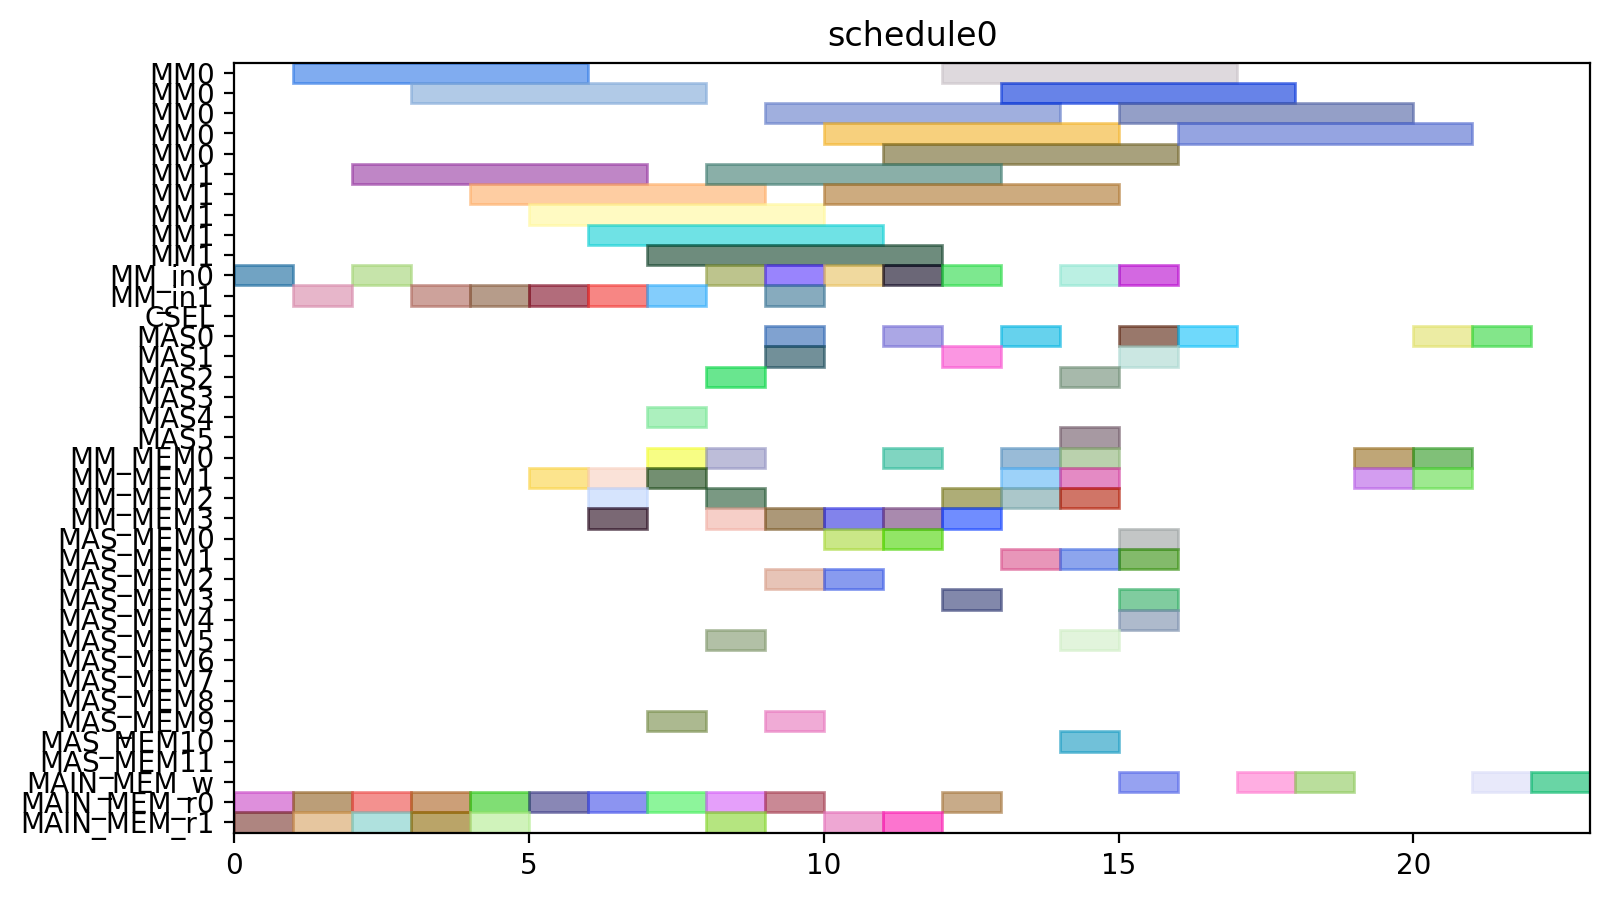

Here is the Python script that generated this plot:
from pyschedule import Scenario, solvers, plotters, alt


def solve():
	horizon = 120
	S = Scenario("schedule0", horizon=horizon)

	# resource
	MM = S.Resources('MM', num=2, size=5)
	MM_in = S.Resources('MM_in', num=2)
	CSEL = S.Resource('CSEL')
	MAS = S.Resources('MAS', num=6, size=1, periods=range(1, horizon))
	MM_MEM = S.Resources('MM_MEM', num=4)
	MAS_MEM = S.Resources('MAS_MEM', num=12)
	MAIN_MEM_w = S.Resource('MAIN_MEM_w', size=1)
	MAIN_MEM_r = S.Resources('MAIN_MEM_r', num=2)

	# result of previous scheduling

	# new tasks
	t0 = S.Task('t0', length=5, delay_cost=1)
	t0 += alt(MM)
	t0_in = S.Task('t0_in', length=1, delay_cost=1)
	t0_in += alt(MM_in)
	S += t0_in*MM_in[0]<=t0*MM[0]
	S += t0_in*MM_in[1]<=t0*MM[1]
	t0_mem0 = S.Task('t0_mem0', length=1, delay_cost=1)
	t0_mem0 += MAIN_MEM_r[0]
	S += t0_mem0 <= t0

	t0_mem1 = S.Task('t0_mem1', length=1, delay_cost=1)
	t0_mem1 += MAIN_MEM_r[1]
	S += t0_mem1 <= t0

	t1 = S.Task('t1', length=5, delay_cost=1)
	t1 += alt(MM)
	t1_in = S.Task('t1_in', length=1, delay_cost=1)
	t1_in += alt(MM_in)
	S += t1_in*MM_in[0]<=t1*MM[0]
	S += t1_in*MM_in[1]<=t1*MM[1]
	t1_mem0 = S.Task('t1_mem0', length=1, delay_cost=1)
	t1_mem0 += MAIN_MEM_r[0]
	S += t1_mem0 <= t1

	t1_mem1 = S.Task('t1_mem1', length=1, delay_cost=1)
	t1_mem1 += MAIN_MEM_r[1]
	S += t1_mem1 <= t1

	t2 = S.Task('t2', length=5, delay_cost=1)
	t2 += alt(MM)
	t2_in = S.Task('t2_in', length=1, delay_cost=1)
	t2_in += alt(MM_in)
	S += t2_in*MM_in[0]<=t2*MM[0]
	S += t2_in*MM_in[1]<=t2*MM[1]
	t2_mem0 = S.Task('t2_mem0', length=1, delay_cost=1)
	t2_mem0 += MAIN_MEM_r[0]
	S += t2_mem0 <= t2

	t2_mem1 = S.Task('t2_mem1', length=1, delay_cost=1)
	t2_mem1 += MAIN_MEM_r[1]
	S += t2_mem1 <= t2

	t3 = S.Task('t3', length=5, delay_cost=1)
	t3 += alt(MM)
	t3_in = S.Task('t3_in', length=1, delay_cost=1)
	t3_in += alt(MM_in)
	S += t3_in*MM_in[0]<=t3*MM[0]
	S += t3_in*MM_in[1]<=t3*MM[1]
	t3_mem0 = S.Task('t3_mem0', length=1, delay_cost=1)
	t3_mem0 += MAIN_MEM_r[0]
	S += t3_mem0 <= t3

	t3_mem1 = S.Task('t3_mem1', length=1, delay_cost=1)
	t3_mem1 += MAIN_MEM_r[1]
	S += t3_mem1 <= t3

	t5 = S.Task('t5', length=5, delay_cost=1)
	t5 += alt(MM)
	t5_in = S.Task('t5_in', length=1, delay_cost=1)
	t5_in += alt(MM_in)
	S += t5_in*MM_in[0]<=t5*MM[0]
	S += t5_in*MM_in[1]<=t5*MM[1]
	t5_mem0 = S.Task('t5_mem0', length=1, delay_cost=1)
	t5_mem0 += MAIN_MEM_r[0]
	S += t5_mem0 <= t5

	t5_mem1 = S.Task('t5_mem1', length=1, delay_cost=1)
	t5_mem1 += MAIN_MEM_r[1]
	S += t5_mem1 <= t5

	t23 = S.Task('t23', length=5, delay_cost=1)
	t23 += alt(MM)
	t23_in = S.Task('t23_in', length=1, delay_cost=1)
	t23_in += alt(MM_in)
	S += t23_in*MM_in[0]<=t23*MM[0]
	S += t23_in*MM_in[1]<=t23*MM[1]
	t23_mem0 = S.Task('t23_mem0', length=1, delay_cost=1)
	t23_mem0 += MAIN_MEM_r[0]
	S += t23_mem0 <= t23

	t23_mem1 = S.Task('t23_mem1', length=1, delay_cost=1)
	t23_mem1 += MAIN_MEM_r[1]
	S += t23_mem1 <= t23

	t4 = S.Task('t4', length=1, delay_cost=1)
	t4 += alt(MAS)
	t4_mem0 = S.Task('t4_mem0', length=1, delay_cost=1)
	t4_mem0 += alt(MM_MEM)
	S += (t3*MM[0])-1 < t4_mem0*MM_MEM[0]
	S += (t3*MM[1])-1 < t4_mem0*MM_MEM[2]
	S += t4_mem0 <= t4

	t4_mem1 = S.Task('t4_mem1', length=1, delay_cost=1)
	t4_mem1 += alt(MM_MEM)
	S += (t3*MM[0])-1 < t4_mem1*MM_MEM[1]
	S += (t3*MM[1])-1 < t4_mem1*MM_MEM[3]
	S += t4_mem1 <= t4

	t6 = S.Task('t6', length=1, delay_cost=1)
	t6 += alt(MAS)
	t6_mem0 = S.Task('t6_mem0', length=1, delay_cost=1)
	t6_mem0 += alt(MM_MEM)
	S += (t5*MM[0])-1 < t6_mem0*MM_MEM[0]
	S += (t5*MM[1])-1 < t6_mem0*MM_MEM[2]
	S += t6_mem0 <= t6

	t6_mem1 = S.Task('t6_mem1', length=1, delay_cost=1)
	t6_mem1 += alt(MM_MEM)
	S += (t5*MM[0])-1 < t6_mem1*MM_MEM[1]
	S += (t5*MM[1])-1 < t6_mem1*MM_MEM[3]
	S += t6_mem1 <= t6

	t8 = S.Task('t8', length=5, delay_cost=1)
	t8 += alt(MM)
	t8_in = S.Task('t8_in', length=1, delay_cost=1)
	t8_in += alt(MM_in)
	S += t8_in*MM_in[0]<=t8*MM[0]
	S += t8_in*MM_in[1]<=t8*MM[1]
	t8_mem0 = S.Task('t8_mem0', length=1, delay_cost=1)
	t8_mem0 += MAIN_MEM_r[0]
	S += t8_mem0 <= t8

	t8_mem1 = S.Task('t8_mem1', length=1, delay_cost=1)
	t8_mem1 += alt(MM_MEM)
	S += (t2*MM[0])-1 < t8_mem1*MM_MEM[1]
	S += (t2*MM[1])-1 < t8_mem1*MM_MEM[3]
	S += t8_mem1 <= t8

	t15 = S.Task('t15', length=5, delay_cost=1)
	t15 += alt(MM)
	t15_in = S.Task('t15_in', length=1, delay_cost=1)
	t15_in += alt(MM_in)
	S += t15_in*MM_in[0]<=t15*MM[0]
	S += t15_in*MM_in[1]<=t15*MM[1]
	t15_mem0 = S.Task('t15_mem0', length=1, delay_cost=1)
	t15_mem0 += MAIN_MEM_r[0]
	S += t15_mem0 <= t15

	t15_mem1 = S.Task('t15_mem1', length=1, delay_cost=1)
	t15_mem1 += alt(MM_MEM)
	S += (t2*MM[0])-1 < t15_mem1*MM_MEM[1]
	S += (t2*MM[1])-1 < t15_mem1*MM_MEM[3]
	S += t15_mem1 <= t15

	t19 = S.Task('t19', length=1, delay_cost=1)
	t19 += alt(MAS)
	t19_mem0 = S.Task('t19_mem0', length=1, delay_cost=1)
	t19_mem0 += alt(MM_MEM)
	S += (t0*MM[0])-1 < t19_mem0*MM_MEM[0]
	S += (t0*MM[1])-1 < t19_mem0*MM_MEM[2]
	S += t19_mem0 <= t19

	t19_mem1 = S.Task('t19_mem1', length=1, delay_cost=1)
	t19_mem1 += alt(MM_MEM)
	S += (t0*MM[0])-1 < t19_mem1*MM_MEM[1]
	S += (t0*MM[1])-1 < t19_mem1*MM_MEM[3]
	S += t19_mem1 <= t19

	t24 = S.Task('t24', length=1, delay_cost=1)
	t24 += alt(MAS)
	t24_mem0 = S.Task('t24_mem0', length=1, delay_cost=1)
	t24_mem0 += alt(MM_MEM)
	S += (t23*MM[0])-1 < t24_mem0*MM_MEM[0]
	S += (t23*MM[1])-1 < t24_mem0*MM_MEM[2]
	S += t24_mem0 <= t24

	t24_mem1 = S.Task('t24_mem1', length=1, delay_cost=1)
	t24_mem1 += alt(MM_MEM)
	S += (t23*MM[0])-1 < t24_mem1*MM_MEM[1]
	S += (t23*MM[1])-1 < t24_mem1*MM_MEM[3]
	S += t24_mem1 <= t24

	t7 = S.Task('t7', length=5, delay_cost=1)
	t7 += alt(MM)
	t7_in = S.Task('t7_in', length=1, delay_cost=1)
	t7_in += alt(MM_in)
	S += t7_in*MM_in[0]<=t7*MM[0]
	S += t7_in*MM_in[1]<=t7*MM[1]
	t7_mem0 = S.Task('t7_mem0', length=1, delay_cost=1)
	t7_mem0 += MAIN_MEM_r[0]
	S += t7_mem0 <= t7

	t7_mem1 = S.Task('t7_mem1', length=1, delay_cost=1)
	t7_mem1 += alt(MAS_MEM)
	S += (t6*MAS[0])-1 < t7_mem1*MAS_MEM[1]
	S += (t6*MAS[1])-1 < t7_mem1*MAS_MEM[3]
	S += (t6*MAS[2])-1 < t7_mem1*MAS_MEM[5]
	S += (t6*MAS[3])-1 < t7_mem1*MAS_MEM[7]
	S += (t6*MAS[4])-1 < t7_mem1*MAS_MEM[9]
	S += (t6*MAS[5])-1 < t7_mem1*MAS_MEM[11]
	S += t7_mem1 <= t7

	t14 = S.Task('t14', length=5, delay_cost=1)
	t14 += alt(MM)
	t14_in = S.Task('t14_in', length=1, delay_cost=1)
	t14_in += alt(MM_in)
	S += t14_in*MM_in[0]<=t14*MM[0]
	S += t14_in*MM_in[1]<=t14*MM[1]
	S += 0<t14

	t14_w = S.Task('t14_w', length=1, delay_cost=1)
	t14_w += alt(MAIN_MEM_w)
	S += t14 <= t14_w

	t14_mem0 = S.Task('t14_mem0', length=1, delay_cost=1)
	t14_mem0 += MAIN_MEM_r[0]
	S += t14_mem0 <= t14

	t14_mem1 = S.Task('t14_mem1', length=1, delay_cost=1)
	t14_mem1 += alt(MAS_MEM)
	S += (t6*MAS[0])-1 < t14_mem1*MAS_MEM[1]
	S += (t6*MAS[1])-1 < t14_mem1*MAS_MEM[3]
	S += (t6*MAS[2])-1 < t14_mem1*MAS_MEM[5]
	S += (t6*MAS[3])-1 < t14_mem1*MAS_MEM[7]
	S += (t6*MAS[4])-1 < t14_mem1*MAS_MEM[9]
	S += (t6*MAS[5])-1 < t14_mem1*MAS_MEM[11]
	S += t14_mem1 <= t14

	t16 = S.Task('t16', length=1, delay_cost=1)
	t16 += alt(MAS)
	t16_mem0 = S.Task('t16_mem0', length=1, delay_cost=1)
	t16_mem0 += alt(MM_MEM)
	S += (t0*MM[0])-1 < t16_mem0*MM_MEM[0]
	S += (t0*MM[1])-1 < t16_mem0*MM_MEM[2]
	S += t16_mem0 <= t16

	t16_mem1 = S.Task('t16_mem1', length=1, delay_cost=1)
	t16_mem1 += alt(MM_MEM)
	S += (t15*MM[0])-1 < t16_mem1*MM_MEM[1]
	S += (t15*MM[1])-1 < t16_mem1*MM_MEM[3]
	S += t16_mem1 <= t16

	t20 = S.Task('t20', length=1, delay_cost=1)
	t20 += alt(MAS)
	t20_mem0 = S.Task('t20_mem0', length=1, delay_cost=1)
	t20_mem0 += alt(MM_MEM)
	S += (t0*MM[0])-1 < t20_mem0*MM_MEM[0]
	S += (t0*MM[1])-1 < t20_mem0*MM_MEM[2]
	S += t20_mem0 <= t20

	t20_mem1 = S.Task('t20_mem1', length=1, delay_cost=1)
	t20_mem1 += alt(MAS_MEM)
	S += (t19*MAS[0])-1 < t20_mem1*MAS_MEM[1]
	S += (t19*MAS[1])-1 < t20_mem1*MAS_MEM[3]
	S += (t19*MAS[2])-1 < t20_mem1*MAS_MEM[5]
	S += (t19*MAS[3])-1 < t20_mem1*MAS_MEM[7]
	S += (t19*MAS[4])-1 < t20_mem1*MAS_MEM[9]
	S += (t19*MAS[5])-1 < t20_mem1*MAS_MEM[11]
	S += t20_mem1 <= t20

	t25 = S.Task('t25', length=5, delay_cost=1)
	t25 += alt(MM)
	t25_in = S.Task('t25_in', length=1, delay_cost=1)
	t25_in += alt(MM_in)
	S += t25_in*MM_in[0]<=t25*MM[0]
	S += t25_in*MM_in[1]<=t25*MM[1]
	t25_mem0 = S.Task('t25_mem0', length=1, delay_cost=1)
	t25_mem0 += alt(MAS_MEM)
	S += (t24*MAS[0])-1 < t25_mem0*MAS_MEM[0]
	S += (t24*MAS[1])-1 < t25_mem0*MAS_MEM[2]
	S += (t24*MAS[2])-1 < t25_mem0*MAS_MEM[4]
	S += (t24*MAS[3])-1 < t25_mem0*MAS_MEM[6]
	S += (t24*MAS[4])-1 < t25_mem0*MAS_MEM[8]
	S += (t24*MAS[5])-1 < t25_mem0*MAS_MEM[10]
	S += t25_mem0 <= t25

	t25_mem1 = S.Task('t25_mem1', length=1, delay_cost=1)
	t25_mem1 += MAIN_MEM_r[1]
	S += t25_mem1 <= t25

	t26 = S.Task('t26', length=5, delay_cost=1)
	t26 += alt(MM)
	t26_in = S.Task('t26_in', length=1, delay_cost=1)
	t26_in += alt(MM_in)
	S += t26_in*MM_in[0]<=t26*MM[0]
	S += t26_in*MM_in[1]<=t26*MM[1]
	t26_mem0 = S.Task('t26_mem0', length=1, delay_cost=1)
	t26_mem0 += alt(MAS_MEM)
	S += (t24*MAS[0])-1 < t26_mem0*MAS_MEM[0]
	S += (t24*MAS[1])-1 < t26_mem0*MAS_MEM[2]
	S += (t24*MAS[2])-1 < t26_mem0*MAS_MEM[4]
	S += (t24*MAS[3])-1 < t26_mem0*MAS_MEM[6]
	S += (t24*MAS[4])-1 < t26_mem0*MAS_MEM[8]
	S += (t24*MAS[5])-1 < t26_mem0*MAS_MEM[10]
	S += t26_mem0 <= t26

	t26_mem1 = S.Task('t26_mem1', length=1, delay_cost=1)
	t26_mem1 += alt(MM_MEM)
	S += (t1*MM[0])-1 < t26_mem1*MM_MEM[1]
	S += (t1*MM[1])-1 < t26_mem1*MM_MEM[3]
	S += t26_mem1 <= t26

	t9 = S.Task('t9', length=1, delay_cost=1)
	t9 += alt(MAS)
	t9_mem0 = S.Task('t9_mem0', length=1, delay_cost=1)
	t9_mem0 += alt(MM_MEM)
	S += (t7*MM[0])-1 < t9_mem0*MM_MEM[0]
	S += (t7*MM[1])-1 < t9_mem0*MM_MEM[2]
	S += t9_mem0 <= t9

	t9_mem1 = S.Task('t9_mem1', length=1, delay_cost=1)
	t9_mem1 += alt(MM_MEM)
	S += (t8*MM[0])-1 < t9_mem1*MM_MEM[1]
	S += (t8*MM[1])-1 < t9_mem1*MM_MEM[3]
	S += t9_mem1 <= t9

	t17 = S.Task('t17', length=5, delay_cost=1)
	t17 += alt(MM)
	t17_in = S.Task('t17_in', length=1, delay_cost=1)
	t17_in += alt(MM_in)
	S += t17_in*MM_in[0]<=t17*MM[0]
	S += t17_in*MM_in[1]<=t17*MM[1]
	S += 0<t17

	t17_w = S.Task('t17_w', length=1, delay_cost=1)
	t17_w += alt(MAIN_MEM_w)
	S += t17 <= t17_w

	t17_mem0 = S.Task('t17_mem0', length=1, delay_cost=1)
	t17_mem0 += MAIN_MEM_r[0]
	S += t17_mem0 <= t17

	t17_mem1 = S.Task('t17_mem1', length=1, delay_cost=1)
	t17_mem1 += alt(MAS_MEM)
	S += (t16*MAS[0])-1 < t17_mem1*MAS_MEM[1]
	S += (t16*MAS[1])-1 < t17_mem1*MAS_MEM[3]
	S += (t16*MAS[2])-1 < t17_mem1*MAS_MEM[5]
	S += (t16*MAS[3])-1 < t17_mem1*MAS_MEM[7]
	S += (t16*MAS[4])-1 < t17_mem1*MAS_MEM[9]
	S += (t16*MAS[5])-1 < t17_mem1*MAS_MEM[11]
	S += t17_mem1 <= t17

	t21 = S.Task('t21', length=1, delay_cost=1)
	t21 += alt(MAS)
	t21_mem0 = S.Task('t21_mem0', length=1, delay_cost=1)
	t21_mem0 += alt(MAS_MEM)
	S += (t20*MAS[0])-1 < t21_mem0*MAS_MEM[0]
	S += (t20*MAS[1])-1 < t21_mem0*MAS_MEM[2]
	S += (t20*MAS[2])-1 < t21_mem0*MAS_MEM[4]
	S += (t20*MAS[3])-1 < t21_mem0*MAS_MEM[6]
	S += (t20*MAS[4])-1 < t21_mem0*MAS_MEM[8]
	S += (t20*MAS[5])-1 < t21_mem0*MAS_MEM[10]
	S += t21_mem0 <= t21

	t21_mem1 = S.Task('t21_mem1', length=1, delay_cost=1)
	t21_mem1 += alt(MM_MEM)
	S += (t15*MM[0])-1 < t21_mem1*MM_MEM[1]
	S += (t15*MM[1])-1 < t21_mem1*MM_MEM[3]
	S += t21_mem1 <= t21

	t27 = S.Task('t27', length=1, delay_cost=1)
	t27 += alt(MAS)
	t27_mem0 = S.Task('t27_mem0', length=1, delay_cost=1)
	t27_mem0 += alt(MM_MEM)
	S += (t26*MM[0])-1 < t27_mem0*MM_MEM[0]
	S += (t26*MM[1])-1 < t27_mem0*MM_MEM[2]
	S += t27_mem0 <= t27

	t27_mem1 = S.Task('t27_mem1', length=1, delay_cost=1)
	t27_mem1 += alt(MM_MEM)
	S += (t26*MM[0])-1 < t27_mem1*MM_MEM[1]
	S += (t26*MM[1])-1 < t27_mem1*MM_MEM[3]
	S += t27_mem1 <= t27

	t10 = S.Task('t10', length=1, delay_cost=1)
	t10 += alt(MAS)
	t10_mem0 = S.Task('t10_mem0', length=1, delay_cost=1)
	t10_mem0 += alt(MM_MEM)
	S += (t1*MM[0])-1 < t10_mem0*MM_MEM[0]
	S += (t1*MM[1])-1 < t10_mem0*MM_MEM[2]
	S += t10_mem0 <= t10

	t10_mem1 = S.Task('t10_mem1', length=1, delay_cost=1)
	t10_mem1 += alt(MAS_MEM)
	S += (t9*MAS[0])-1 < t10_mem1*MAS_MEM[1]
	S += (t9*MAS[1])-1 < t10_mem1*MAS_MEM[3]
	S += (t9*MAS[2])-1 < t10_mem1*MAS_MEM[5]
	S += (t9*MAS[3])-1 < t10_mem1*MAS_MEM[7]
	S += (t9*MAS[4])-1 < t10_mem1*MAS_MEM[9]
	S += (t9*MAS[5])-1 < t10_mem1*MAS_MEM[11]
	S += t10_mem1 <= t10

	t11 = S.Task('t11', length=1, delay_cost=1)
	t11 += alt(MAS)
	t11_mem0 = S.Task('t11_mem0', length=1, delay_cost=1)
	t11_mem0 += alt(MM_MEM)
	S += (t1*MM[0])-1 < t11_mem0*MM_MEM[0]
	S += (t1*MM[1])-1 < t11_mem0*MM_MEM[2]
	S += t11_mem0 <= t11

	t11_mem1 = S.Task('t11_mem1', length=1, delay_cost=1)
	t11_mem1 += alt(MAS_MEM)
	S += (t9*MAS[0])-1 < t11_mem1*MAS_MEM[1]
	S += (t9*MAS[1])-1 < t11_mem1*MAS_MEM[3]
	S += (t9*MAS[2])-1 < t11_mem1*MAS_MEM[5]
	S += (t9*MAS[3])-1 < t11_mem1*MAS_MEM[7]
	S += (t9*MAS[4])-1 < t11_mem1*MAS_MEM[9]
	S += (t9*MAS[5])-1 < t11_mem1*MAS_MEM[11]
	S += t11_mem1 <= t11

	t22 = S.Task('t22', length=5, delay_cost=1)
	t22 += alt(MM)
	t22_in = S.Task('t22_in', length=1, delay_cost=1)
	t22_in += alt(MM_in)
	S += t22_in*MM_in[0]<=t22*MM[0]
	S += t22_in*MM_in[1]<=t22*MM[1]
	t22_mem0 = S.Task('t22_mem0', length=1, delay_cost=1)
	t22_mem0 += alt(MAS_MEM)
	S += (t21*MAS[0])-1 < t22_mem0*MAS_MEM[0]
	S += (t21*MAS[1])-1 < t22_mem0*MAS_MEM[2]
	S += (t21*MAS[2])-1 < t22_mem0*MAS_MEM[4]
	S += (t21*MAS[3])-1 < t22_mem0*MAS_MEM[6]
	S += (t21*MAS[4])-1 < t22_mem0*MAS_MEM[8]
	S += (t21*MAS[5])-1 < t22_mem0*MAS_MEM[10]
	S += t22_mem0 <= t22

	t22_mem1 = S.Task('t22_mem1', length=1, delay_cost=1)
	t22_mem1 += MAIN_MEM_r[1]
	S += t22_mem1 <= t22

	new_PZ = S.Task('new_PZ', length=1, delay_cost=1)
	new_PZ += alt(MAS)
	S += 0<new_PZ

	new_PZ_w = S.Task('new_PZ_w', length=1, delay_cost=1)
	new_PZ_w += alt(MAIN_MEM_w)
	S += new_PZ <= new_PZ_w

	new_PZ_mem0 = S.Task('new_PZ_mem0', length=1, delay_cost=1)
	new_PZ_mem0 += alt(MAS_MEM)
	S += (t27*MAS[0])-1 < new_PZ_mem0*MAS_MEM[0]
	S += (t27*MAS[1])-1 < new_PZ_mem0*MAS_MEM[2]
	S += (t27*MAS[2])-1 < new_PZ_mem0*MAS_MEM[4]
	S += (t27*MAS[3])-1 < new_PZ_mem0*MAS_MEM[6]
	S += (t27*MAS[4])-1 < new_PZ_mem0*MAS_MEM[8]
	S += (t27*MAS[5])-1 < new_PZ_mem0*MAS_MEM[10]
	S += new_PZ_mem0 <= new_PZ

	new_PZ_mem1 = S.Task('new_PZ_mem1', length=1, delay_cost=1)
	new_PZ_mem1 += alt(MAS_MEM)
	S += (t27*MAS[0])-1 < new_PZ_mem1*MAS_MEM[1]
	S += (t27*MAS[1])-1 < new_PZ_mem1*MAS_MEM[3]
	S += (t27*MAS[2])-1 < new_PZ_mem1*MAS_MEM[5]
	S += (t27*MAS[3])-1 < new_PZ_mem1*MAS_MEM[7]
	S += (t27*MAS[4])-1 < new_PZ_mem1*MAS_MEM[9]
	S += (t27*MAS[5])-1 < new_PZ_mem1*MAS_MEM[11]
	S += new_PZ_mem1 <= new_PZ

	t12 = S.Task('t12', length=5, delay_cost=1)
	t12 += alt(MM)
	t12_in = S.Task('t12_in', length=1, delay_cost=1)
	t12_in += alt(MM_in)
	S += t12_in*MM_in[0]<=t12*MM[0]
	S += t12_in*MM_in[1]<=t12*MM[1]
	t12_mem0 = S.Task('t12_mem0', length=1, delay_cost=1)
	t12_mem0 += alt(MAS_MEM)
	S += (t10*MAS[0])-1 < t12_mem0*MAS_MEM[0]
	S += (t10*MAS[1])-1 < t12_mem0*MAS_MEM[2]
	S += (t10*MAS[2])-1 < t12_mem0*MAS_MEM[4]
	S += (t10*MAS[3])-1 < t12_mem0*MAS_MEM[6]
	S += (t10*MAS[4])-1 < t12_mem0*MAS_MEM[8]
	S += (t10*MAS[5])-1 < t12_mem0*MAS_MEM[10]
	S += t12_mem0 <= t12

	t12_mem1 = S.Task('t12_mem1', length=1, delay_cost=1)
	t12_mem1 += alt(MAS_MEM)
	S += (t11*MAS[0])-1 < t12_mem1*MAS_MEM[1]
	S += (t11*MAS[1])-1 < t12_mem1*MAS_MEM[3]
	S += (t11*MAS[2])-1 < t12_mem1*MAS_MEM[5]
	S += (t11*MAS[3])-1 < t12_mem1*MAS_MEM[7]
	S += (t11*MAS[4])-1 < t12_mem1*MAS_MEM[9]
	S += (t11*MAS[5])-1 < t12_mem1*MAS_MEM[11]
	S += t12_mem1 <= t12

	t13 = S.Task('t13', length=5, delay_cost=1)
	t13 += alt(MM)
	t13_in = S.Task('t13_in', length=1, delay_cost=1)
	t13_in += alt(MM_in)
	S += t13_in*MM_in[0]<=t13*MM[0]
	S += t13_in*MM_in[1]<=t13*MM[1]
	t13_mem0 = S.Task('t13_mem0', length=1, delay_cost=1)
	t13_mem0 += alt(MAS_MEM)
	S += (t4*MAS[0])-1 < t13_mem0*MAS_MEM[0]
	S += (t4*MAS[1])-1 < t13_mem0*MAS_MEM[2]
	S += (t4*MAS[2])-1 < t13_mem0*MAS_MEM[4]
	S += (t4*MAS[3])-1 < t13_mem0*MAS_MEM[6]
	S += (t4*MAS[4])-1 < t13_mem0*MAS_MEM[8]
	S += (t4*MAS[5])-1 < t13_mem0*MAS_MEM[10]
	S += t13_mem0 <= t13

	t13_mem1 = S.Task('t13_mem1', length=1, delay_cost=1)
	t13_mem1 += alt(MAS_MEM)
	S += (t10*MAS[0])-1 < t13_mem1*MAS_MEM[1]
	S += (t10*MAS[1])-1 < t13_mem1*MAS_MEM[3]
	S += (t10*MAS[2])-1 < t13_mem1*MAS_MEM[5]
	S += (t10*MAS[3])-1 < t13_mem1*MAS_MEM[7]
	S += (t10*MAS[4])-1 < t13_mem1*MAS_MEM[9]
	S += (t10*MAS[5])-1 < t13_mem1*MAS_MEM[11]
	S += t13_mem1 <= t13

	new_PY = S.Task('new_PY', length=1, delay_cost=1)
	new_PY += alt(MAS)
	S += 0<new_PY

	new_PY_w = S.Task('new_PY_w', length=1, delay_cost=1)
	new_PY_w += alt(MAIN_MEM_w)
	S += new_PY <= new_PY_w

	new_PY_mem0 = S.Task('new_PY_mem0', length=1, delay_cost=1)
	new_PY_mem0 += alt(MM_MEM)
	S += (t12*MM[0])-1 < new_PY_mem0*MM_MEM[0]
	S += (t12*MM[1])-1 < new_PY_mem0*MM_MEM[2]
	S += new_PY_mem0 <= new_PY

	new_PY_mem1 = S.Task('new_PY_mem1', length=1, delay_cost=1)
	new_PY_mem1 += alt(MM_MEM)
	S += (t22*MM[0])-1 < new_PY_mem1*MM_MEM[1]
	S += (t22*MM[1])-1 < new_PY_mem1*MM_MEM[3]
	S += new_PY_mem1 <= new_PY

	new_PX = S.Task('new_PX', length=1, delay_cost=1)
	new_PX += alt(MAS)
	S += 0<new_PX

	new_PX_w = S.Task('new_PX_w', length=1, delay_cost=1)
	new_PX_w += alt(MAIN_MEM_w)
	S += new_PX <= new_PX_w

	new_PX_mem0 = S.Task('new_PX_mem0', length=1, delay_cost=1)
	new_PX_mem0 += alt(MM_MEM)
	S += (t13*MM[0])-1 < new_PX_mem0*MM_MEM[0]
	S += (t13*MM[1])-1 < new_PX_mem0*MM_MEM[2]
	S += new_PX_mem0 <= new_PX

	new_PX_mem1 = S.Task('new_PX_mem1', length=1, delay_cost=1)
	new_PX_mem1 += alt(MM_MEM)
	S += (t25*MM[0])-1 < new_PX_mem1*MM_MEM[1]
	S += (t25*MM[1])-1 < new_PX_mem1*MM_MEM[3]
	S += new_PX_mem1 <= new_PX

	solvers.mip.solve(S,msg=1,kind='CPLEX',ratio_gap=1.01)

	solution = [['hoge']*len(S.solution()[1]) for i in range(len(S.solution()))]
	for i in range(len(S.solution())):
		for j in range(len(S.solution()[i])):
			solution[i][j]=str(S.solution()[i][j])
	print(solution)

	cycles = int(solution[-1][3])

	pic_file_name = "/home/mfukuda/ABE/multiRAM_multiMAS_16mux/scheduling_result/stage5MM2_stage1MAS6/EP_DBL_A_ANY/schedule0.png"
	if(S.solution() != []):
		plotters.matplotlib.plot(S,img_filename=pic_file_name, show_task_labels=False, fig_size=(cycles*0.25+3, 5))

	return solution
